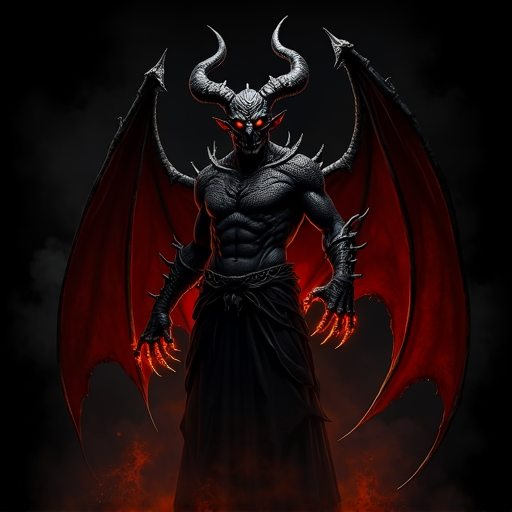
#> input picture token-art/daemon_teufel.png, 512 x 512 px
$ python -i generate_tokens_lora.py   (imports and definitions only)
#> lines starting #> are read from the running program, lines starting #| are printed output that depends on the picture
#!/usr/bin/env python3
"""
DSA Token Generator — Forgotten Adventures Style
Nutzt fal-ai/flux-lora + Dark Fantasy LoRA fuer painted VTT Tokens.

Features:
  - Painted dark fantasy illustration style (Magic the Gathering / D&D Artwork Qualitaet)
  - Automatisches Background-Removal (fal.ai rembg)
  - Cirkulaerer Token-Rahmen (Pillow, gold/dark fantasy)
  - Output: 256x256 und 512x512 PNG fuer FoundryVTT

Aufruf:
  python generate_tokens_lora.py                    # alle Tokens
  python generate_tokens_lora.py zwerg_krieger      # einen Token
  python generate_tokens_lora.py --cost             # nur Kosten
  python generate_tokens_lora.py --no-frame         # ohne Rahmen
"""

import os, sys, time, urllib.request, math
from pathlib import Path
from PIL import Image, ImageDraw, ImageFilter
from io import BytesIO

FAL_KEY = "9bccea4b-8659-4e26-adca-c1ff54726e42:b806b31c011aee18cf8e14a584e7c74a"
os.environ["FAL_KEY"] = FAL_KEY

import fal_client

# ── Config ────────────────────────────────────────────────────────────────────

TOKEN_DIR  = Path(__file__).parent
OUT_DIR    = TOKEN_DIR / "lora_tokens"
LORA_URL   = "https://huggingface.co/Shakker-Labs/FLUX.1-dev-LoRA-Dark-Fantasy/resolve/main/FLUX.1-dev-lora-Dark-Fantasy.safetensors"
LORA_SCALE = 0.8
IMG_SIZE   = 512
COST_PER   = 0.035 * (IMG_SIZE * IMG_SIZE / 1_000_000)  # $0.035/megapixel

# ── Style ─────────────────────────────────────────────────────────────────────

STYLE = (
    "full body standing pose, complete figure head to toe, "
    "fantasy RPG character token art, dramatic rim lighting, "
    "pure black background, detailed painterly illustration, "
    "high quality digital fantasy art, Magic the Gathering card art style"
)

NEGATIVE = (
    "blurry, low quality, multiple characters, portrait only, bust only, head only, cropped body, "
    "cut off legs, cut off feet, modern clothes, sci-fi, photorealistic, 3d render, "
    "circular frame, border, UI elements, text, watermark, nsfw"
)

# ── Token Definitionen ────────────────────────────────────────────────────────

TOKENS = [
    {"id": "zwerg_krieger",       "prompt": f"stocky dwarf warrior, braided red beard, heavy runic plate armor, double-headed battle axe, fierce expression, glowing runes, {STYLE}"},
    {"id": "zwerg_haendler",      "prompt": f"stout dwarf merchant, well-groomed brown beard with gold rings, rich robes, coin purse, shrewd eyes, ornate dwarven details, {STYLE}"},
    {"id": "waldelfe_bogenschuetze", "prompt": f"slender wood elf archer, silver hair, dark green leather armor with leaf motifs, longbow drawn, glowing green eyes, forest magic aura, {STYLE}"},
    {"id": "dunkelelf_assassine", "prompt": f"dark elf assassin, lavender skin, white hair, black leather armor, twin daggers, cold silver eyes, shadow magic tendrils, {STYLE}"},
    {"id": "mensch_magier",       "prompt": f"human arcane mage, long dark coat with arcane symbols, glowing staff, purple energy crackling around hands, intense expression, {STYLE}"},
    {"id": "mensch_kriegerin",    "prompt": f"human female warrior, auburn hair in braid, silver plate armor, longsword and shield, battle-worn, determined expression, red cape, {STYLE}"},
    {"id": "thorwaler",           "prompt": f"massive norse barbarian, braided blond beard, fur-lined chainmail, giant two-handed sword, war paint, berserker rage eyes, {STYLE}"},
    {"id": "tulamide_haendler",   "prompt": f"middle eastern merchant, dark skin, ornate turban, flowing gold and crimson silk robes, curved scimitar, mysterious smile, {STYLE}"},
    {"id": "ork_krieger",         "prompt": f"brutish green-skinned orc warrior, crude heavy armor with skull decorations, massive spiked club, tusks, war paint, savage energy, {STYLE}"},
    {"id": "ork_schamane",        "prompt": f"hunched orc shaman, greenish-brown skin, bone and feather decorations, wooden staff with skull totem, glowing ritual tattoos, dark magic, {STYLE}"},
    {"id": "goblin_schurke",      "prompt": f"small wiry goblin rogue, mottled green skin, patched leather armor, crooked dagger, enormous ears, mischievous glowing yellow eyes, {STYLE}"},
    {"id": "skelett_krieger",     "prompt": f"undead skeleton warrior, animated bones, rusted ancient armor, sword and shield, glowing green soul fire in eye sockets, dark necromantic aura, {STYLE}"},
    {"id": "untot_zombie",        "prompt": f"rotting zombie undead, torn peasant clothing, decayed flesh, blank milky eyes, grasping hands, dark ichor, shambling pose, {STYLE}"},
    {"id": "daemon_teufel",       "prompt": f"imposing demon, obsidian horns, black scaled skin, burning red eyes, clawed hands, hellfire aura, tattered dark wings, malevolent grin, {STYLE}"},
    {"id": "drache_klein",        "prompt": f"small fierce dragon, emerald green scales, yellow slit eyes, spread wings, smoke from nostrils, sharp talons, {STYLE}"},
    {"id": "nsc_wirt",            "prompt": f"rotund jolly tavern innkeeper, ale-stained apron, friendly smile, holding tankard, warm trustworthy face, {STYLE}"},
    {"id": "nsc_haendlerin",      "prompt": f"middle-aged female merchant, practical clothing, coin purse, merchant ledger, knowing smile, guild mark on collar, {STYLE}"},
    {"id": "nsc_priester",        "prompt": f"elderly temple priest, white and gold robes, holy symbol pendant, gentle wise expression, soft divine glow, {STYLE}"},
]

# ── Bild-Generierung ──────────────────────────────────────────────────────────

# [32 lines left out: functions generate_image, remove_background, not called in this run]


# ── Token-Rahmen ──────────────────────────────────────────────────────────────

def apply_token_frame(img: Image.Image, size: int = 256) -> Image.Image:
    """
    Erstellt einen VTT-Token:
    1. Bild auf Kreis croppen
    2. Goldenen dark-fantasy Rahmen drauf
    3. Subtilen inneren Schatten
    """
    img = img.resize((size, size), Image.LANCZOS)

    # ── 1. Kreismaske ──────────────────────────────────────────────────────────
    mask = Image.new("L", (size, size), 0)
    draw = ImageDraw.Draw(mask)
    padding = int(size * 0.04)
    draw.ellipse([padding, padding, size - padding, size - padding], fill=255)

    # Weiche Kante
    mask = mask.filter(ImageFilter.GaussianBlur(1))

    circle_img = Image.new("RGBA", (size, size), (0, 0, 0, 0))
    circle_img.paste(img, mask=mask)

    # ── 2. Aeusserer Rahmen (dunkles Gold) ────────────────────────────────────
    frame = Image.new("RGBA", (size, size), (0, 0, 0, 0))
    fd = ImageDraw.Draw(frame)

    # Aeusserer dunkler Ring
    fd.ellipse([0, 0, size - 1, size - 1], outline=(20, 15, 8, 255), width=int(size * 0.025))
    # Goldener Hauptring
    fd.ellipse([int(size*0.01), int(size*0.01), size-int(size*0.01)-1, size-int(size*0.01)-1],
               outline=(160, 120, 40, 255), width=int(size * 0.02))
    # Innerer heller Goldring
    fd.ellipse([int(size*0.04), int(size*0.04), size-int(size*0.04)-1, size-int(size*0.04)-1],
               outline=(200, 165, 80, 180), width=int(size * 0.008))

    # ── 3. Innerer Schatten ───────────────────────────────────────────────────
    shadow = Image.new("RGBA", (size, size), (0, 0, 0, 0))
    sd = ImageDraw.Draw(shadow)
    for i in range(8):
        alpha = int(60 * (1 - i / 8))
        offset = int(size * 0.04) + i
        sd.ellipse([offset, offset, size - offset, size - offset],
                   outline=(0, 0, 0, alpha), width=2)

    # ── Zusammenfuegen ────────────────────────────────────────────────────────
    result = Image.new("RGBA", (size, size), (0, 0, 0, 0))
    result.paste(circle_img, (0, 0), circle_img)
    result.paste(shadow, (0, 0), shadow)
    result.paste(frame, (0, 0), frame)

    return result


# ── Main ──────────────────────────────────────────────────────────────────────

# [70 lines left out: functions get_tokens, estimate_cost, main, not called in this run]


# [2 lines not run here, left out]

>>> import cv2
>>> picture = cv2.imread('daemon_teufel.png', cv2.IMREAD_GRAYSCALE)
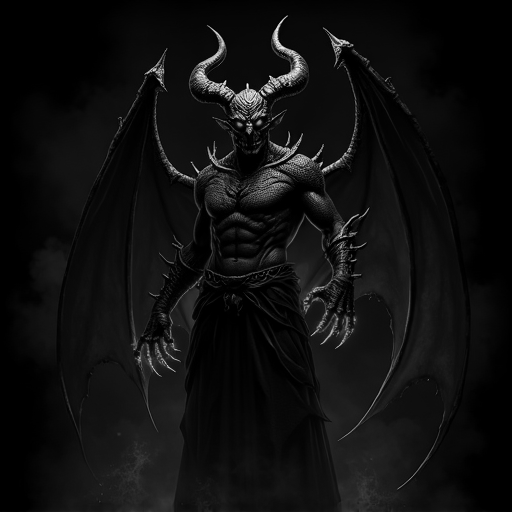
#> picture: shape (512, 512); min 0, max 250, mean 15.1
>>> result = apply_token_frame(picture)
#> (the run stopped early here; a loop or call above may not have finished)

$ run again, on token-art/mensch_kriegerin.png
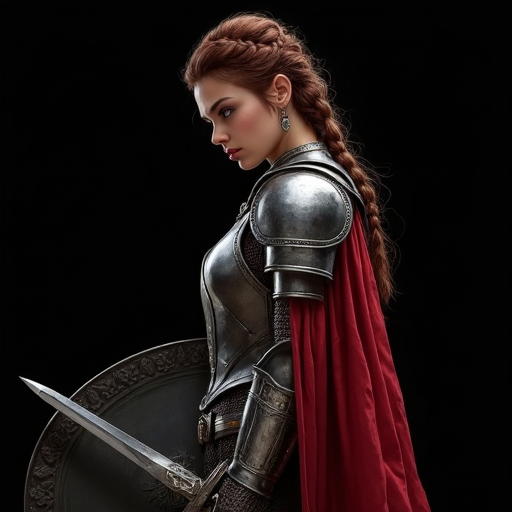
#> input picture token-art/mensch_kriegerin.png, 512 x 512 px
#> `picture = cv2.imread('daemon_teufel.png', cv2.IMREAD_GRAYSCALE)`:
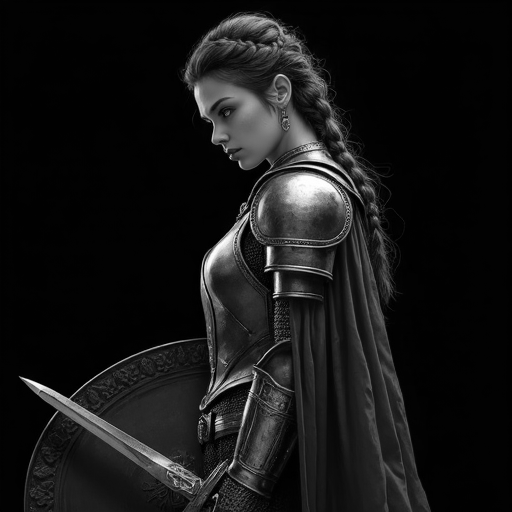
#> picture: shape (512, 512); min 0, max 255, mean 22.1

$ run again, on token-art/mensch_magier.png
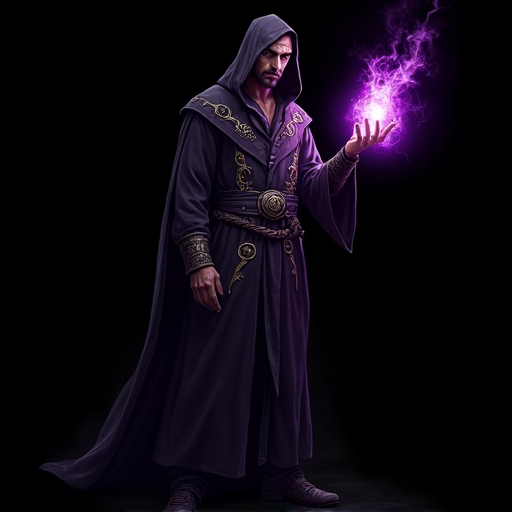
#> input picture token-art/mensch_magier.png, 512 x 512 px
#> `picture = cv2.imread('daemon_teufel.png', cv2.IMREAD_GRAYSCALE)`:
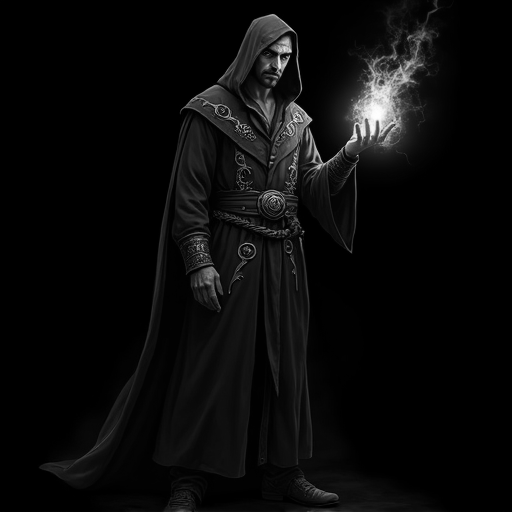
#> picture: shape (512, 512); min 0, max 254, mean 10.4

$ run again, on token-art/nsc_haendlerin.png
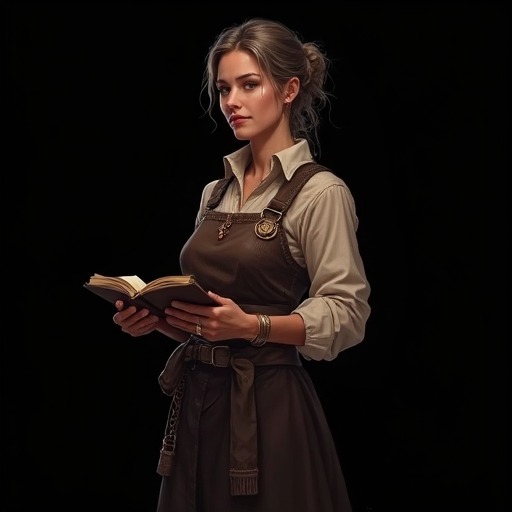
#> input picture token-art/nsc_haendlerin.png, 512 x 512 px
#> `picture = cv2.imread('daemon_teufel.png', cv2.IMREAD_GRAYSCALE)`:
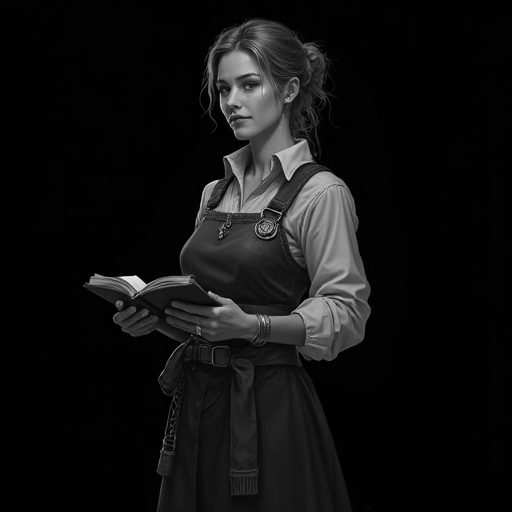
#> picture: shape (512, 512); min 0, max 239, mean 17.6
